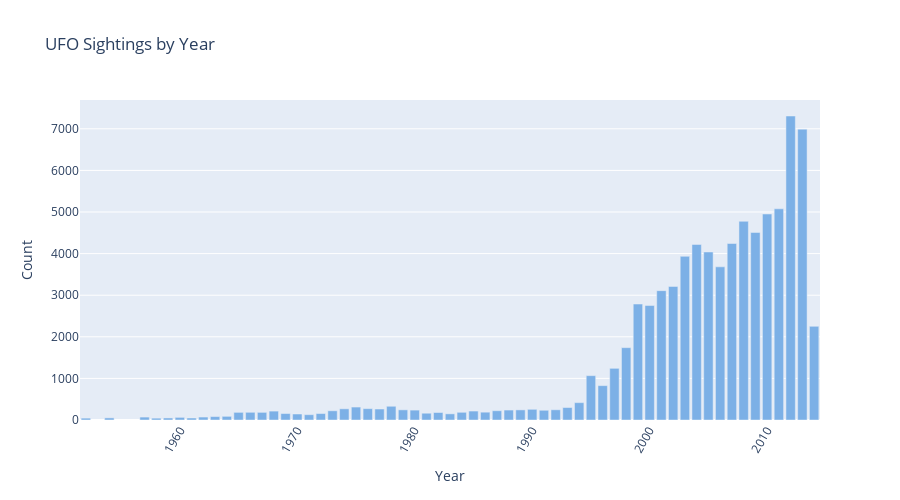

The cell this chart's notebook holds for it:
### Markdown cell above
### <span style='color:aqua; font-weight:bold;'> Plot relationship between variables</span>

### Code cell
ufo_yr = ufo_df['datetime'].dt.year

# Calculate the count of UFO sightings by year
years_data = ufo_yr.value_counts()
years_index = years_data.index
years_values = years_data.values

# Create the bar plot using Plotly
fig = go.Figure(data=go.Bar(x=years_index[:60], y=years_values[:60], marker_color='rgb(124, 176, 230)'))
fig.update_layout(
    title='UFO Sightings by Year',
    xaxis=dict(title='Year'),
    yaxis=dict(title='Count'),
    xaxis_tickangle=-60,
    height=500,
    width=900
)

# Show the interactive plot
fig.show()

### Figure 1 — Plotly figure (JSON) as saved in the notebook; plotly's stock layout.template omitted (floating-point values rounded to 4 significant figures)
{"data": [{"marker": {"color": "rgb(124, 176, 230)"}, "type": "bar", "x": [2012, 2013, 2011, 2010, 2008, 2009, 2007, 2004, 2005, 2003, 2006, 2002, 2001, 1999, 2000, 2014, 1998, 1997, 1995, 1996, 1994, 1978, 1975, 1993, 1976, 1974, 1977, 1990, 1992, 1979, 1989, 1988, 1980, 1991, 1987, 1973, 1985, 1968, 1986, 1984, 1966, 1965, 1967, 1982, 1981, 1972, 1969, 1983, 1970, 1971, 1964, 1963, 1962, 1957, 1960, 1954, 1959, 1961, 1952, 1958], "y": [7308, 6992, 5077, 4952, 4777, 4508, 4243, 4220, 4039, 3935, 3682, 3211, 3109, 2788, 2752, 2252, 1739, 1242, 1066, 826, 417, 330, 311, 300, 273, 269, 264, 257, 246, 244, 243, 239, 238, 234, 223, 222, 215, 214, 188, 185, 185, 184, 184, 180, 163, 155, 155, 148, 144, 128, 88, 82, 71, 70, 63, 51, 49, 48, 45, 44]}], "layout": {"height": 500, "title": {"text": "UFO Sightings by Year"}, "width": 900, "xaxis": {"tickangle": -60, "title": {"text": "Year"}}, "yaxis": {"title": {"text": "Count"}}}}
